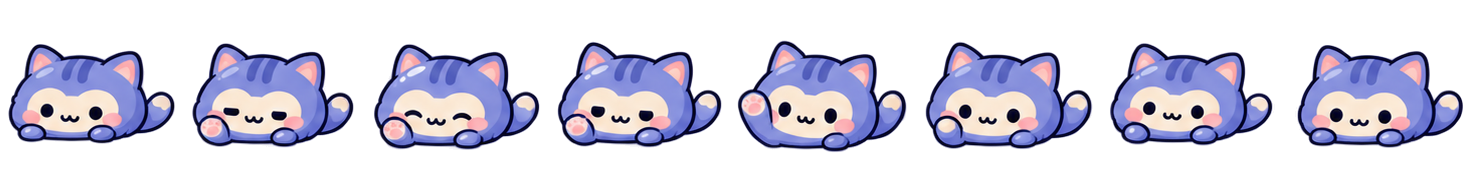
#> input picture assets/hover-v1/atlases/cat/baby.png, 1472 x 184 px, found by its file name
$ python make_sleep_sprites.py
#> lines starting #> are read from the running program, lines starting #| are printed output that depends on the picture; after the words box and inside, x2 and y2 are one past the last pixel; in counts of white or black regions, pixels touching at a corner belong together
#!/usr/bin/env python3
# -*- coding: utf-8 -*-
"""为 dsh-digital-pet 生成「闭眼睡觉」精灵（9 物种 x 6 阶段 = 54 张）。

输入：assets/sprites/<species>/<stage>.png（已是裁紧+2px 透明边的成品，RGBA）
输出：
  assets/sprites/<species>/sleep-<stage>.png   与源图同尺寸、同 alpha 的闭眼版
  assets/docs/sleep-sprites-qa.png             9 行 x 6 列对照图（2x 显示尺寸）

做法（只改眼睛，其它像素一律不动）：
  1. 深色掩码 dark = (lum<70) & (alpha>=128)，lum=0.299R+0.587G+0.114B；
     用按行 run 合并的连通域标注（不依赖 scipy）。
  2. 已闭眼的图（baby 横线、部分 teen 笑弧、部分 elder 镜片内看不到瞳孔、
     恐龙 baby）直接**按字节复制**原图，不重画。
  3. 「黑点眼」睁眼：把瞳孔连通域 + 内部高光白洞 + 外围 3~4px AA 一起擦掉，
     用扩散修补（多迭代 4 邻平均，无条纹/无块状）补肤色，再在眼位画一条
     微微向下弯的粗弧线（颜色=该眼睛的瞳孔均值色，非纯黑）。
  4. 「镜片内有眼白+瞳孔」的 elder（whale/chick）：从镜片中心按连通域求出
     镜片内部（passable=近瞳孔色或亮且非镜框；用椭圆夹住防止沿 AA 缝漏出），
     擦掉内部、整片平涂肤色后画弧；镜框/镜腿/镜桥原样保留。
     cow/goat 的镜片内本来就接近肤色，改用实测椭圆整片平涂（mode="ellipse"）。
  5. 恐龙（侧脸单眼）：白眼球 + 黑眼环整体擦掉（径向扫描求环外边界），
     用周围绿色皮肤的二次曲面拟合补色后画黑弧；elder 有棕色单片镜，
     只擦镜片内、保留棕镜框与白云眉。
  6. 所有输出校验：尺寸一致、alpha 通道逐像素不变、改动只发生在擦除/画弧区域。

用法：
    python3 tools/make_sleep_sprites.py            # 全量生成 + 出 QA 图
    python3 tools/make_sleep_sprites.py --only whale/elder
    python3 tools/make_sleep_sprites.py --report   # 只打印分类，不写文件

依赖：python3 + Pillow + numpy（无 scipy / 无网络 / 不装包）。
"""

from __future__ import annotations

import argparse
import math
import os
import shutil
import sys
import time
from collections import deque

import numpy as np
from PIL import Image, ImageDraw, ImageFont

HERE = os.path.dirname(os.path.abspath(__file__))
ASSETS = os.path.dirname(HERE)
SPRITE_DIR = os.path.join(ASSETS, "sprites")
DOCS_DIR = os.path.join(ASSETS, "docs")
QA_PATH = os.path.join(DOCS_DIR, "sleep-sprites-qa.png")

SPECIES = ["whale", "monkey", "duck", "chick", "cat", "dog", "cow", "goat", "dinosaur"]
STAGES = ["baby", "toddler", "child", "teen", "adult", "elder"]
ZH = {
    "whale": "泡泡", "monkey": "桃桃", "duck": "嘎嘎", "chick": "啾啾",
    "cat": "糯糯", "dog": "豆豆", "cow": "奶糖", "goat": "咩咩", "dinosaur": "小恐龙",
}

ALPHA_THRESHOLD = 128          # 参与分析的不透明阈值
DARK_LUM = 70.0                # 「深色描边/瞳孔」亮度阈值
DARK_TH_MIN_AREA = 120         # 眼睛候选连通域最小面积

# ---------------------------------------------------------------------------
# 需要特殊处理的图：
#   glasses : 镜片内有「眼白+瞳孔」的 elder，需要按镜框求镜片内部再擦除
#              eyes   = [(cx, cy, rx, ry), ...] 镜片内部中心与半径（imagegen 实测）
#              pupil  = 瞳孔颜色（画弧用，也是「镜片内」颜色聚类参考）
#              guard  = 镜框颜色类型：brown=棕色镜框 / black=黑色镜框
#   dinosaur: 侧脸单眼，白眼球+黑眼环；elder 外面还有棕色单片镜
# ---------------------------------------------------------------------------
GLASSES = {
    "whale": {
        "eyes": [(87.5, 242.0, 23.0, 21.5), (201.5, 244.5, 24.0, 21.0)],
        "pupil": (6, 12, 35),
        "guard": "brown",
        "mode": "full",
    },
    "cow": {
        "eyes": [(156.5, 187.5, 21.0, 19.0), (256.0, 189.5, 24.0, 19.0)],
        "pupil": (36, 13, 10),
        "guard": "brown",
        "mode": "ellipse",
    },
    "goat": {
        "eyes": [(172.0, 199.5, 25.0, 21.0), (283.5, 201.0, 25.0, 21.5)],
        "pupil": (33, 14, 10),
        "guard": "brown",
        "mode": "ellipse",
    },
    "chick": {
        "eyes": [(130.0, 185.0, 22.5, 18.0), (233.5, 185.0, 22.5, 18.0)],
        "pupil": (37, 33, 47),
        "guard": "black",
        "mode": "full",
    },
}

DINO_ARC_COLOR = (8, 8, 8)
DINO_RING_PAD = {  # 眼球外的黑眼环（擦除半径在眼白半径上的附加量；elder 是棕色镜框）
    "baby": 0, "toddler": 14, "child": 14, "teen": 14, "adult": 14, "elder": 3,
}


# ---------------------------------------------------------------------------
# 基础工具
# ---------------------------------------------------------------------------
def load_rgba(path: str) -> np.ndarray:
    return np.asarray(Image.open(path).convert("RGBA"), dtype=np.uint8).copy()


def save_rgba(path: str, arr: np.ndarray) -> None:
    os.makedirs(os.path.dirname(path), exist_ok=True)
    Image.fromarray(arr, mode="RGBA").save(path, optimize=True)


def luminance(rgb: np.ndarray) -> np.ndarray:
    return 0.299 * rgb[..., 0] + 0.587 * rgb[..., 1] + 0.114 * rgb[..., 2]


def dilate(mask: np.ndarray, radius: int = 1) -> np.ndarray:
    out = mask.copy()
    for _ in range(radius):
        cur = out
        grow = cur.copy()
        grow[1:, :] |= cur[:-1, :]
        grow[:-1, :] |= cur[1:, :]
        grow[:, 1:] |= cur[:, :-1]
        grow[:, :-1] |= cur[:, 1:]
        out = grow
    return out


def label_components(mask: np.ndarray):
    """8 邻接连通域（按行 run 合并 + 并查集，等价 4 邻接），不依赖 scipy。

    返回 (labels int32[h,w], comps {id: {"bbox": [x0,y0,x1,y1] 含端点, "area": n}})
    """
    h, w = mask.shape
    parent: list[int] = []
    runs_by_row: list[list[tuple[int, int, int]]] = []
    nid = 0
    for y in range(h):
        xs = np.flatnonzero(mask[y])
        runs: list[tuple[int, int, int]] = []
        if xs.size:
            brk = np.flatnonzero(np.diff(xs) > 1)
            starts = np.concatenate((np.array([0], dtype=np.int64), brk + 1))
            ends = np.concatenate((brk, np.array([xs.size - 1], dtype=np.int64)))
            for s, e in zip(starts.tolist(), ends.tolist()):
                x0, x1 = int(xs[s]), int(xs[e])
                parent.append(nid)
                runs.append((x0, x1, nid))
                nid += 1
        runs_by_row.append(runs)

    def find(i: int) -> int:
        root = i
        while parent[root] != root:
            root = parent[root]
        while parent[i] != root:
            parent[i], i = root, parent[i]
        return root

    def union(a: int, b: int) -> None:
        ra, rb = find(a), find(b)
        if ra != rb:
            parent[rb] = ra

    for y in range(1, h):
        prev, cur = runs_by_row[y - 1], runs_by_row[y]
        i = j = 0
        while i < len(prev) and j < len(cur):
            p, c = prev[i], cur[j]
            if p[1] >= c[0] and c[1] >= p[0]:
                union(p[2], c[2])
                if p[1] < c[1]:
                    i += 1
                else:
                    j += 1
            elif p[1] < c[0]:
                i += 1
            else:
                j += 1

    root_to_id: dict[int, int] = {}
    comps: dict[int, dict] = {}
    for y, runs in enumerate(runs_by_row):
        for x0, x1, n in runs:
            root = find(n)
            cid = root_to_id.get(root)
            if cid is None:
                cid = len(root_to_id) + 1
                root_to_id[root] = cid
                comps[cid] = {"bbox": [x0, y, x1, y], "area": 0}
            c = comps[cid]
            b = c["bbox"]
            b[0] = min(b[0], x0)
            b[2] = max(b[2], x1)
            b[3] = max(b[3], y)
            c["area"] += x1 - x0 + 1

    labels = np.zeros((h, w), dtype=np.int32)
    for y, runs in enumerate(runs_by_row):
        for x0, x1, n in runs:
            labels[y, x0: x1 + 1] = root_to_id[find(n)]
    return labels, comps


def fill_holes(mask: np.ndarray) -> np.ndarray:
    """把被 mask 完全包围的空洞并入 mask（从图像边界 flood 不到的区域）。"""
    h, w = mask.shape
    free = ~mask
    visited = np.zeros((h, w), dtype=bool)
    dq: deque[tuple[int, int]] = deque()
    for x in range(w):
        for y in (0, h - 1):
            if free[y, x] and not visited[y, x]:
                visited[y, x] = True
                dq.append((y, x))
    for y in range(h):
        for x in (0, w - 1):
            if free[y, x] and not visited[y, x]:
                visited[y, x] = True
                dq.append((y, x))
    while dq:
        y, x = dq.popleft()
        for dy, dx in ((1, 0), (-1, 0), (0, 1), (0, -1)):
            ny, nx = y + dy, x + dx
            if 0 <= ny < h and 0 <= nx < w and free[ny, nx] and not visited[ny, nx]:
                visited[ny, nx] = True
                dq.append((ny, nx))
    return mask | (free & ~visited)


# [35 lines left out: function inpaint_nearest, not called in this run]


def inpaint_diffuse(rgb: np.ndarray, fill: np.ndarray, iters: int = 900) -> np.ndarray:
    """用 Laplace 扩散填洞：边界像素固定，洞内迭代取四邻平均，得到平滑渐变（无 Voronoi 条纹）。"""
    h, w = fill.shape
    ys, xs = np.nonzero(fill)
    if ys.size == 0:
        return rgb
    y0, y1 = max(0, ys.min() - 2), min(h, ys.max() + 3)
    x0, x1 = max(0, xs.min() - 2), min(w, xs.max() + 3)
    sub = rgb[y0:y1, x0:x1].astype(np.float64).copy()
    m = fill[y0:y1, x0:x1]
    known = ~m
    if not np.any(known):
        return rgb
    sub[m] = sub[known].mean(axis=0)  # 初值 = 边界均值
    for _ in range(iters):
        avg = (np.roll(sub, 1, 0) + np.roll(sub, -1, 0) +
               np.roll(sub, 1, 1) + np.roll(sub, -1, 1)) / 4.0
        sub[m] = avg[m]
    out = rgb.copy()
    out[y0:y1, x0:x1] = np.clip(np.rint(sub), 0, 255).astype(np.uint8)
    return out


def draw_arc(rgb: np.ndarray, alpha: np.ndarray, cx: float, cy: float,
             width: float, sag: float, thickness: float, color) -> np.ndarray:
    """画一条「中间下沉、两端微翘」的粗弧线（闭眼）。返回被画到的像素 mask。"""
    h, w = alpha.shape
    mask = np.zeros((h, w), dtype=bool)
    half = max(1.0, width / 2.0)
    r = max(1.0, thickness / 2.0)
    x_start = int(math.floor(cx - half))
    x_end = int(math.ceil(cx + half))
    for xi in range(x_start, x_end + 1):
        if xi < 0 or xi >= w:
            continue
        u = (xi - cx) / half
        u = max(-1.0, min(1.0, u))
        yy = cy + sag / 2.0 - sag * (u * u)
        y_lo = int(round(yy - r))
        y_hi = int(round(yy + r))
        y_lo = max(0, y_lo)
        y_hi = min(h - 1, y_hi)
        if y_lo <= y_hi:
            mask[y_lo: y_hi + 1, xi] = True
    # 两端圆头
    for ex in (x_start, x_end):
        u = -1.0 if ex == x_start else 1.0
        yy = cy + sag / 2.0 - sag * (u * u)
        ri = int(math.ceil(r))
        for py in range(int(math.floor(yy)) - ri, int(math.ceil(yy)) + ri + 1):
            for px in range(ex - ri, ex + ri + 1):
                if 0 <= py < h and 0 <= px < w and (px - ex) ** 2 + (py - yy) ** 2 <= r * r:
                    mask[py, px] = True
    mask &= alpha >= 200
    rgb[mask] = np.asarray(color, dtype=np.uint8)
    return mask


# [10 lines left out: function skin_donors, not called in this run]


# ---------------------------------------------------------------------------
# 眼睛分类：黑点眼（睁眼）/ 已经闭眼（横线或笑弧）
# ---------------------------------------------------------------------------
def analyze_eyes(dark: np.ndarray):
    """返回 (mode, info)。

    mode : "closed"（原图已闭眼，复制）/ "open"（需要合成闭眼）
    info : {"eyes": [...], "outline_id": id, ...}
    """
    labels, comps = label_components(dark)
    if not comps:
        return "closed", {"reason": "no dark comps"}
    h_img, w_img = dark.shape

    def bbox_area(c):
        x0, y0, x1, y1 = c["bbox"]
        return (x1 - x0 + 1) * (y1 - y0 + 1)

    outline_id = max(comps, key=lambda cid: bbox_area(comps[cid]))
    cands = []
    for cid, c in comps.items():
        if cid == outline_id or c["area"] < DARK_TH_MIN_AREA:
            continue
        x0, y0, x1, y1 = c["bbox"]
        bw, bh = x1 - x0 + 1, y1 - y0 + 1
        if bw > 0.30 * w_img or bh > 0.34 * h_img:
            continue
        if y0 > 0.78 * h_img:
            continue
        fill = c["area"] / float(bw * bh)
        cands.append({
            "id": cid, "bbox": (x0, y0, x1, y1), "w": bw, "h": bh, "area": c["area"],
            "fill": fill, "cx": (x0 + x1) / 2.0, "cy": (y0 + y1) / 2.0,
        })

    best = None
    for i in range(len(cands)):
        for j in range(i + 1, len(cands)):
            a, b = cands[i], cands[j]
            ar = max(a["area"], b["area"]) / min(a["area"], b["area"])
            wr = max(a["w"], b["w"]) / min(a["w"], b["w"])
            hr = max(a["h"], b["h"]) / min(a["h"], b["h"])
            if ar > 1.9 or wr > 1.9 or hr > 1.9:
                continue
            dx = abs(b["cx"] - a["cx"])
            dy = abs(b["cy"] - a["cy"])
            mw = max(a["w"], b["w"])
            mh = max(a["h"], b["h"])
            if dy > max(4.0, 0.5 * mh):
                continue
            if dx < 1.5 * mw or dx > 7.5 * mw:
                continue
            for c in (a, b):
                asp = c["h"] / float(c["w"])
                if not (0.30 <= asp <= 5.0):
                    break
            else:
                score = (ar - 1.0) + (wr - 1.0) + (hr - 1.0) + 2.0 * dy / max(mh, 1.0)
                score -= 0.15 * min(3.0, dx / max(mw, 1.0))
                if best is None or score < best[0]:
                    best = (score, a, b)
    if best is None:
        return "closed", {"reason": "no eye pair candidate", "candidates": len(cands)}

    a, b = best[1], best[2]
    # 眼形判定（asp = 高/宽）：
    #   睁眼黑点：asp 1.0-1.5、fill 0.7-0.9（圆点）；婴儿横线/笑眼弧：asp 0.25-0.70、fill 0.5-1.0。
    #   0.72 < asp < 1.0 属于灰区，保守按「已闭眼」复制。
    asp_a = a["h"] / float(a["w"])
    asp_b = b["h"] / float(b["w"])
    mean_asp = (asp_a + asp_b) / 2.0
    mean_fill = (a["fill"] + b["fill"]) / 2.0
    if mean_asp <= 0.72:
        return "closed", {"reason": f"扁平横线/笑弧眼 asp={mean_asp:.2f}", "eyes": [a, b], "asp": mean_asp}
    if mean_asp >= 1.00 and mean_fill >= 0.68:
        return "open", {"eyes": [a, b], "asp": mean_asp, "labels": labels, "comps": comps,
                        "outline_id": outline_id}
    return "closed", {"reason": f"灰区保守复制 asp={mean_asp:.2f} fill={mean_fill:.2f}", "eyes": [a, b], "asp": mean_asp}


def synth_dot_eyes(rgb, alpha, dark, labels, info, log):
    """黑点眼睁眼 -> 擦瞳孔（含内部高光/边缘 AA）+ 画闭眼弧。"""
    lum = luminance(rgb)
    out = rgb.copy()
    allowed = np.zeros(alpha.shape, dtype=bool)
    min_rgb = rgb.min(axis=2)
    pupil_colors = []
    for eye in info["eyes"]:
        cid = eye["id"]
        pupil = labels == cid
        pupil_colors.append(rgb[pupil].reshape(-1, 3).mean(axis=0))
        solid = fill_holes(pupil)                 # 把瞳孔内部的高光白洞并入
        erase = dilate(solid, 4)
        # 瞳孔边缘的白色高光可能贴边，额外扩大一点擦除范围（只擦亮像素，不伤嘴/腮红）
        for k in (7, 10):
            erase |= dilate(solid, k) & (min_rgb >= 215)
        out = inpaint_diffuse(out, erase)
        allowed |= erase
        cx, cy = eye["cx"], eye["cy"]
        w = eye["w"]
        arc_w = max(6.0, w * 1.16)
        thick = max(3.0, w * 0.20)
        sag = max(3.0, w * 0.26)
        color = tuple(int(round(v)) for v in np.mean(pupil_colors, axis=0))
        drawn = draw_arc(out, alpha, cx, cy, arc_w, sag, thick, color)
        allowed |= drawn
    log.append("dot:2eyes")
    return out, allowed, tuple(int(round(v)) for v in np.mean(pupil_colors, axis=0))


# [253 lines left out: functions rim_guard_mask, interior_mask, lens_region, synth_glasses_elder, dino_erase_region, fit_skin_fill and 1 more, not called in this run]


# ---------------------------------------------------------------------------
# 单张处理
# ---------------------------------------------------------------------------
def process_sprite(species: str, stage: str, report_only: bool):
    src_path = os.path.join(SPRITE_DIR, species, f"{stage}.png")
    dst_path = os.path.join(SPRITE_DIR, species, f"sleep-{stage}.png")
    src = load_rgba(src_path)
    alpha = src[..., 3]
    rgb = src[..., :3]
    lum = luminance(rgb)
    h, w = alpha.shape
    log: list[str] = []
    mode = "copy"
    detail = ""
    out = None
    allowed = None

    if species == "dinosaur":
        if stage == "baby":
            log.append("dino:baby-already-closed")
            detail = "dinosaur baby 原图已是闭眼下弯弧"
        else:
            out, allowed = synth_dino(species, stage, rgb, alpha, lum, log)
            if out is None:
                mode = "copy"
                detail = "恐龙：未找到眼白，保守复制"
            else:
                mode = "synth"
                detail = "恐龙侧脸单眼：擦眼白+黑眼环，补绿皮肤后画黑弧（elder 保留棕色镜框）"
    elif species in GLASSES and stage == "elder":
        out, allowed = synth_glasses_elder(species, rgb, alpha, lum, GLASSES[species], log)
        mode = "synth"
        detail = "镜片内眼白+瞳孔，擦镜片内部后画弧（保留镜框）"
    else:
        dark = (lum < DARK_LUM) & (alpha >= ALPHA_THRESHOLD)
        emode, info = analyze_eyes(dark)
        if emode == "open":
            out, allowed, color = synth_dot_eyes(rgb, alpha, dark, info["labels"], info, log)
            mode = "synth"
            detail = f"黑点眼 -> 擦瞳孔画弧 (弧色{color})"
        else:
            mode = "copy"
            detail = f"原图已闭眼：{info.get('reason', '')}"

    if out is None:
        mode = "copy"
        out = src[..., :3].copy()
    allowed = allowed if allowed is not None else np.zeros((h, w), dtype=bool)
    out_rgba = np.dstack([np.clip(out, 0, 255).astype(np.uint8), alpha])
    changed = np.any(out_rgba[..., :3] != src[..., :3], axis=2)
    outside = changed & ~allowed
    if outside.any():
        raise RuntimeError(f"{species}/{stage}: 改动越界 {int(outside.sum())} px（只允许改擦除/画弧区域）")
    if not np.array_equal(out_rgba[..., 3], src[..., 3]):
        raise RuntimeError(f"{species}/{stage}: alpha 通道被改动")

    if not report_only:
        if mode == "copy":
            shutil.copyfile(src_path, dst_path)
        else:
            save_rgba(dst_path, out_rgba)

    size = os.path.getsize(dst_path) if (not report_only and os.path.exists(dst_path)) else 0
    return {
        "species": species, "stage": stage, "mode": mode, "detail": detail,
        "log": ",".join(log), "w": w, "h": h, "changed": int(changed.sum()),
        "bytes": size, "path": dst_path, "reason": detail,
    }


# ---------------------------------------------------------------------------
# QA 拼版
# ---------------------------------------------------------------------------
# [79 lines left out: functions find_font, checker, make_qa, not called in this run]


def main(argv=None) -> int:
    ap = argparse.ArgumentParser(description="生成闭眼睡觉精灵 + QA 拼版")
    ap.add_argument("--only", default=None, help="只处理一个 species/stage，例如 whale/elder")
    ap.add_argument("--report", action="store_true", help="只打印分类结果，不写任何文件")
    args = ap.parse_args(argv)

    targets = []
    if args.only:
        species, stage = args.only.split("/")
        if species not in SPECIES or stage not in STAGES:
            print(f"未知目标：{args.only}", file=sys.stderr)
            return 2
        targets = [(species, stage)]
    else:
        targets = [(s, st) for s in SPECIES for st in STAGES]

    rows = []
    for species, stage in targets:
        rows.append(process_sprite(species, stage, args.report))
#> in load_rgba, returned value is the input picture: shape (184, 1472, 4); mean R, G, B, A 53.1, 51.4, 67.5, 91.8
#> in process_sprite, `alpha = src[..., 3]`:
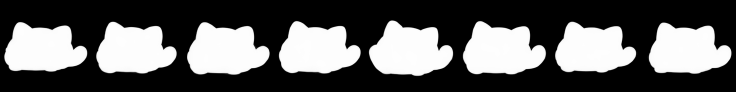
#> alpha: shape (184, 1472) (shown at 1/2 size); min 0, max 255, mean 91.8
#> in process_sprite, `rgb = src[..., :3]`:
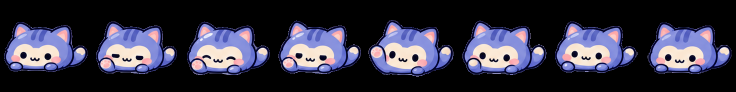
#> rgb: shape (184, 1472, 3) (shown at 1/2 size); mean R, G, B 53.1, 51.4, 67.5
#> in process_sprite, `dark = (lum < DARK_LUM) & (alpha >= ALPHA_THRESHOLD)`:
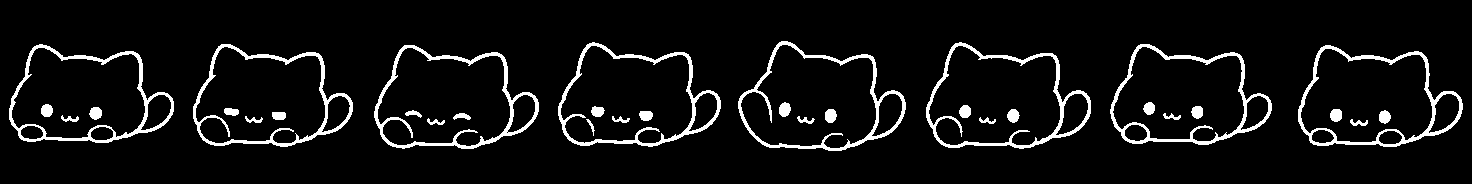
#> dark: shape (184, 1472) bool; 6.6% white; 33 white regions, largest, box (x1, y1, x2, y2) and area: (374, 45, 539, 149) 2009, (926, 42, 1091, 149) 1983, (1298, 45, 1463, 147) 1966
#> the loop in label_components, `for y in range(h):` made 184 passes
#> (xs, starts, ends) on pass 42: ([781, 782, 783, 784, 785, 786, 787], [0], [6])
#> after the loop in label_components, `for y in range(h):`: nid = 2881; parent = 2881 values from 0 to 2880; runs_by_row = 184 items, first 6: [], [], [], [], [], []
#> the loop in label_components, `for y in range(1, h):` made 183 passes
#> (prev, cur) on passes 42 to 43: ([(781, 787, 0)], [(592, 594, 1), (779, 790, 2), (959, 961, 3)]), ([(592, 594, 1), (779, 790, 2), (959, 961, 3)], [(589, 598, 4), (778, 792, 5), (955, 965, 6)])
#> the loop in label_components, `for y, runs in enumerate(runs_by_row):` made 184 passes
#> runs on passes 1 to 3: [], [], []
#> after the loop in label_components, `for y, runs in enumerate(runs_by_row):`:
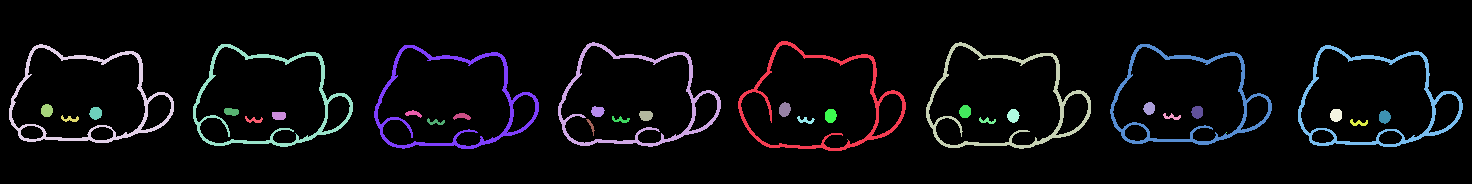
#> labels: shape (184, 1472) int32; 37 distinct labels, from 0 to 36; one colour per label, 0 black
#> the loop in analyze_eyes, `for cid, c in comps.items():` made 36 passes
#> c on passes 1 to 8: {'bbox': [738, 41, 905, 150], 'area': 1934}, {'bbox': [558, 42, 720, 146], 'area': 1921}, {'bbox': [926, 42, 1090, 148], 'area': 1983}, {'bbox': [9, 44, 173, 142], 'area': 1888}, {'bbox': [193, 44, 352, 146], 'area': 1901}, {'bbox': [1110, 44, 1271, 144], 'area': 1901}, {'bbox': [374, 45, 538, 148], 'area': 2009}, {'bbox': [1298, 45, 1462, 146], 'area': 1966}
#> the loop in analyze_eyes, `for i in range(len(cands)):` made 9 passes
#> in synth_dot_eyes, `min_rgb = rgb.min(axis=2)`:
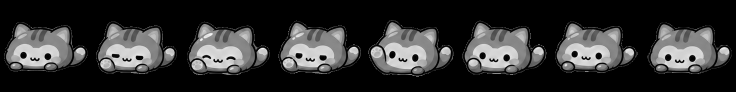
#> min_rgb: shape (184, 1472) (shown at 1/2 size); min 0, max 255, mean 48
#> the loop in synth_dot_eyes, `for eye in info["eyes"]:` made 2 passes
#> pass 1, in inpaint_diffuse, `sub = rgb[y0:y1, x0:x1].astype(np.float64).copy()`:
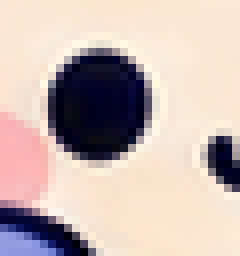
#> sub: shape (32, 30, 3) float64 (shown 8 times larger); mean R, G, B 198.6, 181.6, 175.9
#> after the loop in synth_dot_eyes, `for eye in info["eyes"]:`:
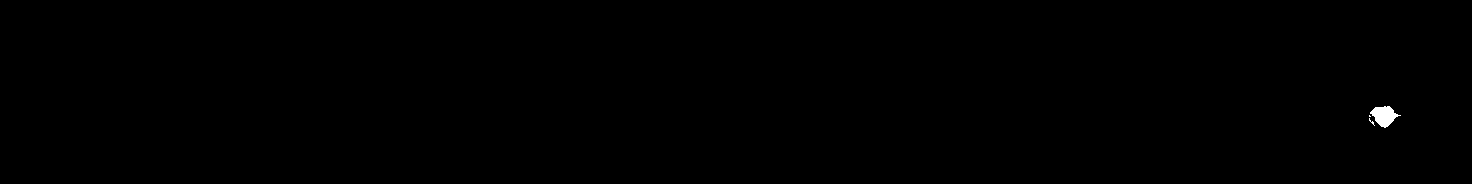
#> erase: shape (184, 1472) bool; 0.15% white; 3 white regions (2 under 20 px), largest, box (x1, y1, x2, y2) and area: (1370, 106, 1401, 128) 386
    for r in rows:
        print(f"{r['species']:9s} {r['stage']:8s} {r['mode']:5s} {r['w']:4d}x{r['h']:<4d} "
              f"changed={r['changed']:6d}px bytes={r['bytes']:7d}  {r['detail']}")
    if len(rows) == len(SPECIES) * len(STAGES):
        make_qa(rows, args.report)
        if not args.report:
            print(f"\nQA -> {QA_PATH}")
    n_synth = sum(1 for r in rows if r["mode"] == "synth")
    print(f"\n合计 {len(rows)} 张：合成 {n_synth}，复制 {len(rows) - n_synth}")
    return 0


if __name__ == "__main__":
#> (the run stopped early here; a loop or call above may not have finished)
